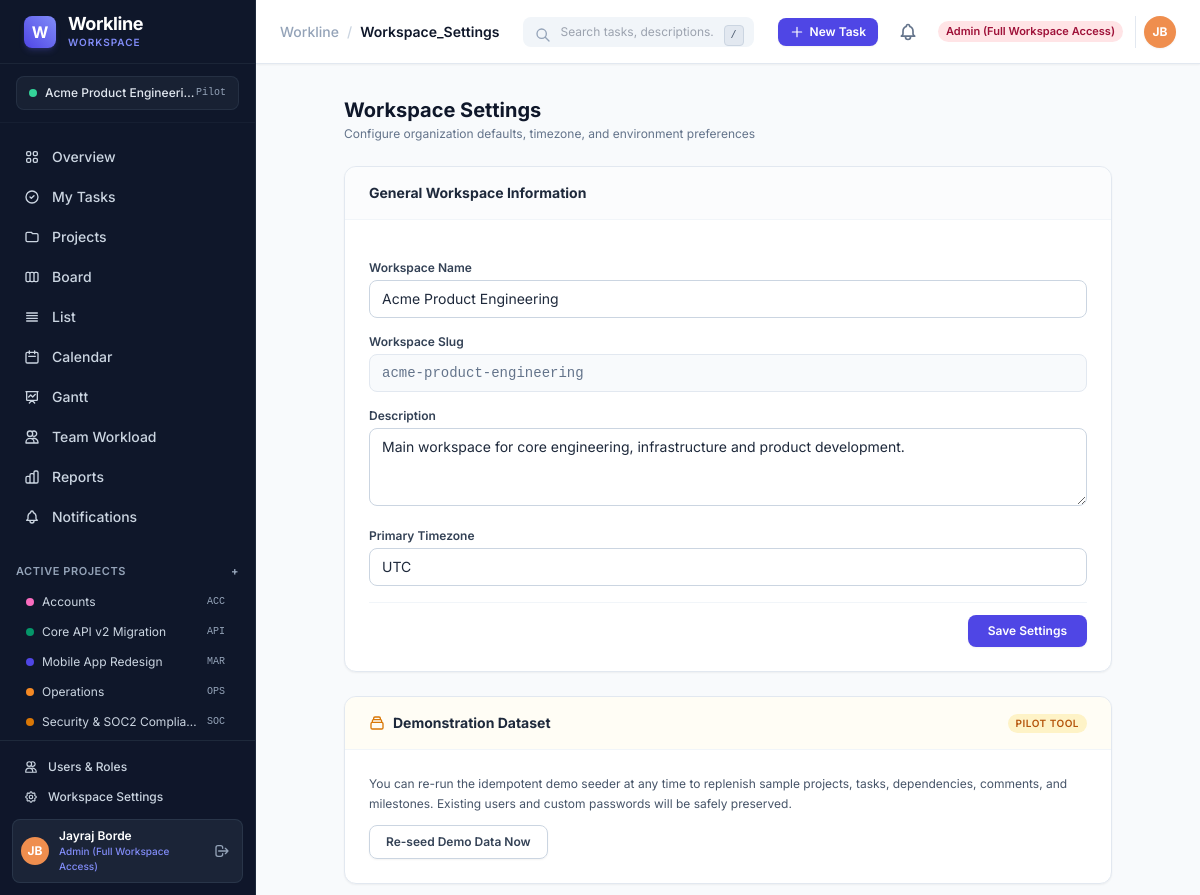
The app's page /workspaces/settings/ (signed in), older data.
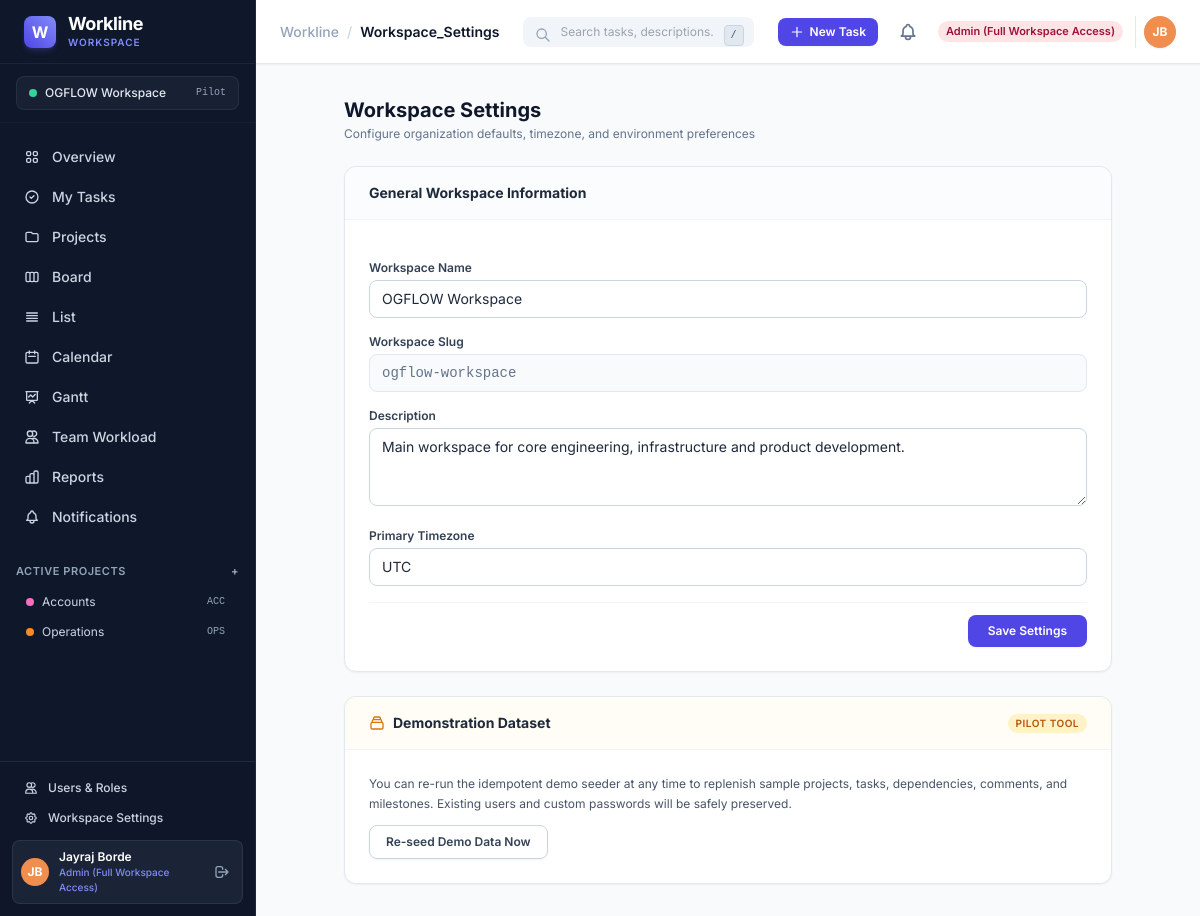
The same page, newer data.
### apps/workspaces/models.py (models this page shows, shortened)
class Workspace(models.Model):
    name = models.CharField(max_length=150)
    slug = models.SlugField(max_length=160, unique=True)
    description = models.TextField(blank=True, default='')
    timezone = models.CharField(max_length=60, default='UTC')
    created_by = models.ForeignKey(
        User,
        on_delete=models.SET_NULL,
        null=True,
        blank=True,
        related_name='created_workspaces'
    )
    created_at = models.DateTimeField(auto_now_add=True)
    updated_at = models.DateTimeField(auto_now=True)
    class Meta:
        ordering = ['name']
        verbose_name = 'Workspace'
        verbose_name_plural = 'Workspaces'

### apps/projects/models.py (models this page shows, shortened)
class Project(models.Model):
    workspace = models.ForeignKey(Workspace, on_delete=models.CASCADE, related_name='projects')
    name = models.CharField(max_length=150)
    key = models.CharField(max_length=12, help_text='Short uppercase project prefix (e.g. CORE, MKTG)')
    description = models.TextField(blank=True, default='')
    owner = models.ForeignKey(
        User,
        on_delete=models.SET_NULL,
        null=True,
        blank=True,
        related_name='owned_projects'
    )
    status = models.CharField(
        max_length=20,
        choices=ProjectStatus.choices,
        default=ProjectStatus.ACTIVE
    )
    color = models.CharField(max_length=20, default='#4f46e5')
    start_date = models.DateField(null=True, blank=True)
    due_date = models.DateField(null=True, blank=True)
    archived_at = models.DateTimeField(null=True, blank=True)
    created_at = models.DateTimeField(auto_now_add=True)
    updated_at = models.DateTimeField(auto_now=True)
    class Meta:
        unique_together = ('workspace', 'key')
        ordering = ['-created_at']
        indexes = [
            models.Index(fields=['workspace', 'status']),
            models.Index(fields=['owner', 'status']),
        ]

### apps/workspaces/views.py (the view, shortened to what this page needs)
# urls.py: path('settings/', views.workspace_settings_view, name='workspace_settings'),
@require_admin
def workspace_settings_view(request):
    workspace = Workspace.objects.first()
    return render(request, 'accounts/workspace_settings.html', {
        'workspace': workspace,
    })

### apps/accounts/models.py (called while the page is built)
    @property
    def display_name(self):
        full = self.user.get_full_name()
        return full if full else self.user.username

    @property
    def initials(self):
        first = self.user.first_name[:1] if self.user.first_name else ''
        last = self.user.last_name[:1] if self.user.last_name else ''
        if first or last:
            return f"{first}{last}".upper()
        return self.user.username[:2].upper()

    @property
    def is_admin(self):
        return self.user.is_superuser or self.role == Role.ADMIN

    @property
    def is_manager(self):
        return self.is_admin or self.role == Role.MANAGER

### apps/accounts/permissions.py (called while the page is built)
def can_manage_workspace(user):
    if not user.is_authenticated:
        return False
    return user.is_superuser or (hasattr(user, 'profile') and user.profile.is_admin)

def can_manage_projects(user):
    if not user.is_authenticated:
        return False
    return user.is_superuser or (hasattr(user, 'profile') and user.profile.is_manager)

### templates/accounts/workspace_settings.html (shortened to what this page needs)
{% extends 'base.html' %}
{% block content %}
<div class="max-w-3xl mx-auto space-y-6">
  <div>
    <h1 class="text-xl font-bold text-slate-900">Workspace Settings</h1>
    <p class="text-xs text-slate-500 mt-0.5">Configure organization defaults, timezone, and environment preferences</p>
  </div>
  <div class="bg-white rounded-xl border border-slate-200 shadow-sm overflow-hidden">
    <div class="px-6 py-4 border-b border-slate-100 bg-slate-50/50">
      <h2 class="text-sm font-bold text-slate-800">General Workspace Information</h2>
    </div>
    <form method="POST" action="{% url 'workspace_settings' %}" class="p-6 space-y-4">
      <div>
        <label class="block text-xs font-semibold text-slate-700 mb-1">Workspace Name</label>
        <input type="text" name="name" value="{{ workspace.name }}" required class="w-full px-3 py-2 text-sm border border-slate-300 rounded-lg focus:ring-2 focus:ring-indigo-500 focus:outline-none">
      </div>
      <div>
        <label class="block text-xs font-semibold text-slate-700 mb-1">Workspace Slug</label>
        <input type="text" value="{{ workspace.slug }}" disabled class="w-full px-3 py-2 text-sm border border-slate-200 rounded-lg bg-slate-50 text-slate-500 font-mono">
      </div>
      <div>
        <label class="block text-xs font-semibold text-slate-700 mb-1">Description</label>
        <textarea name="description" rows="3" class="w-full px-3 py-2 text-sm border border-slate-300 rounded-lg focus:ring-2 focus:ring-indigo-500 focus:outline-none">{{ workspace.description }}</textarea>
      </div>
      <div>
        <label class="block text-xs font-semibold text-slate-700 mb-1">Primary Timezone</label>
        <input type="text" name="timezone" value="{{ workspace.timezone }}" class="w-full px-3 py-2 text-sm border border-slate-300 rounded-lg focus:ring-2 focus:ring-indigo-500 focus:outline-none">
      </div>
      <div class="pt-3 border-t border-slate-100 flex justify-end">
        <button type="submit" class="px-5 py-2 bg-indigo-600 hover:bg-indigo-700 text-white rounded-lg text-xs font-semibold shadow-sm transition-colors">
          Save Settings
        </button>
      </div>
    </form>
  </div>
  <div class="bg-white rounded-xl border border-slate-200 shadow-sm overflow-hidden">
    <div class="px-6 py-4 border-b border-slate-100 bg-amber-50/50 flex items-center justify-between">
      <div class="flex items-center gap-2">
        <h2 class="text-sm font-bold text-slate-800">Demonstration Dataset</h2>
      </div>
      <span class="text-[10px] font-semibold uppercase tracking-wider text-amber-700 bg-amber-100 px-2 py-0.5 rounded-full">Pilot Tool</span>
    </div>
    <div class="p-6 space-y-3">
      <p class="text-xs text-slate-600 leading-relaxed">
        You can re-run the idempotent demo seeder at any time to replenish sample projects, tasks, dependencies, comments, and milestones. Existing users and custom passwords will be safely preserved.
      </p>
      <form method="POST" action="{% url 'workspace_settings' %}">
        <button type="submit" onclick="return confirm('Re-run seed command to ensure demo tasks and dependencies are populated?')" class="px-4 py-2 border border-slate-300 hover:bg-slate-50 text-slate-700 rounded-lg text-xs font-semibold shadow-sm transition-colors">
          Re-seed Demo Data Now
        </button>
      </form>
    </div>
  </div>
</div>
{% endblock %}

### templates/components/sidebar.html (shortened to what the changed rows need)
<aside class="w-64 bg-slate-900 flex-shrink-0 flex flex-col justify-between border-r border-slate-800 text-slate-300 select-none">
  <div>
    <div class="px-4 py-3 border-b border-slate-800/50">
      <div class="flex items-center justify-between px-3 py-2 rounded-lg bg-slate-800/60 border border-slate-700/50 text-xs">
        <div class="flex items-center gap-2 truncate">
          <span class="w-2 h-2 rounded-full bg-emerald-400 shrink-0"></span>
          <span class="font-medium text-slate-200 truncate">{{ current_workspace.name|default:"Acme Workspace" }}</span>
        </div>
      </div>
    </div>
    <div class="px-4 pt-3 pb-2">
      <div class="space-y-0.5 max-h-36 overflow-y-auto pr-1">
        {% for proj in active_projects %}
          <a href="{% url 'project_detail' project_id=proj.id %}" class="flex items-center gap-2 px-2.5 py-1.5 rounded-md text-xs text-slate-300 hover:bg-slate-800 hover:text-white transition-colors truncate">
            <span class="w-2 h-2 rounded-full shrink-0" style="background-color: {{ proj.color }};"></span>
            <span class="truncate">{{ proj.name }}</span>
            <span class="ml-auto text-[10px] text-slate-400 font-mono">{{ proj.key }}</span>
          </a>
        {% empty %}
          <div class="text-xs text-slate-400 italic px-2">No projects yet.</div>
        {% endfor %}
      </div>
    </div>
  </div>
</aside>

Row changes from the older to the newer data that the page shows:
removed Project: name "Core API v2 Migration", key "API"
removed Project: name "Mobile App Redesign", key "MAR"
removed Project: name "Security & SOC2 Complia…", key "SOC"
changed Workspace "Main workspace for core engineering, infrastructure and product development.": name "Acme Product Engineeri…" → "OGFLOW Workspace"; name "Acme Product Engineering" → "OGFLOW Workspace"; slug "acme-product-engineering" → "ogflow-workspace"
